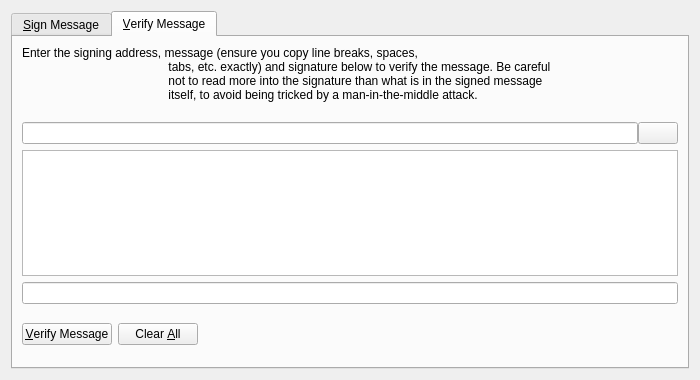
<?xml version="1.0" encoding="UTF-8"?>
<ui version="4.0">
    <class>SignVerifyMessageDialog</class>
    <widget class="QDialog" name="SignVerifyMessageDialog">
        <property name="geometry">
            <rect>
                <x>0</x>
                <y>0</y>
                <width>700</width>
                <height>380</height>
            </rect>
        </property>
        <property name="windowTitle">
            <string>Signatures - Sign / Verify a Message</string>
        </property>
        <property name="modal">
            <bool>true</bool>
        </property>
        <layout class="QVBoxLayout" name="verticalLayout">
            <item>
                <widget class="QTabWidget" name="tabWidget">
                    <property name="currentIndex">
                        <number>1</number>
                    </property>
                    <widget class="QWidget" name="tabSignMessage">
                        <attribute name="title">
                            <string>&amp;Sign Message</string>
                        </attribute>
                        <layout class="QVBoxLayout" name="verticalLayout_SM">
                            <item>
                                <widget class="QLabel" name="infoLabel_SM">
                                    <property name="text">
                                        <string>You can sign messages with your addresses to prove you own them. Be
                                            careful not to sign anything vague, as phishing attacks may try to trick you
                                            into signing your identity over to them. Only sign fully-detailed statements
                                            you agree to.
                                        </string>
                                    </property>
                                    <property name="textFormat">
                                        <enum>Qt::PlainText</enum>
                                    </property>
                                    <property name="wordWrap">
                                        <bool>true</bool>
                                    </property>
                                </widget>
                            </item>
                            <item>
                                <layout class="QHBoxLayout" name="horizontalLayout_1_SM">
                                    <property name="spacing">
                                        <number>0</number>
                                    </property>
                                    <item>
                                        <widget class="QValidatedLineEdit" name="addressIn_SM">
                                            <property name="toolTip">
                                                <string>The address to sign the message with (e.g.
                                                    HG6jDsuUnmmKEiNjVbRmG5vRpMvzUycoaR)
                                                </string>
                                            </property>
                                            <property name="maxLength">
                                                <number>34</number>
                                            </property>
                                        </widget>
                                    </item>
                                    <item>
                                        <widget class="QPushButton" name="addressBookButton_SM">
                                            <property name="toolTip">
                                                <string>Choose an address from the address book</string>
                                            </property>
                                            <property name="text">
                                                <string/>
                                            </property>
                                            <property name="icon">
                                                <iconset resource="../bitcoin.qrc">
                                                    <normaloff>:/icons/address-book</normaloff>:/icons/address-book
                                                </iconset>
                                            </property>
                                            <property name="shortcut">
                                                <string>Alt+A</string>
                                            </property>
                                            <property name="autoDefault">
                                                <bool>false</bool>
                                            </property>
                                        </widget>
                                    </item>
                                    <item>
                                        <widget class="QPushButton" name="pasteButton_SM">
                                            <property name="toolTip">
                                                <string>Paste address from clipboard</string>
                                            </property>
                                            <property name="text">
                                                <string/>
                                            </property>
                                            <property name="icon">
                                                <iconset resource="../bitcoin.qrc">
                                                    <normaloff>:/icons/editpaste</normaloff>:/icons/editpaste
                                                </iconset>
                                            </property>
                                            <property name="shortcut">
                                                <string>Alt+P</string>
                                            </property>
                                            <property name="autoDefault">
                                                <bool>false</bool>
                                            </property>
                                        </widget>
                                    </item>
                                </layout>
                            </item>
                            <item>
                                <widget class="QPlainTextEdit" name="messageIn_SM">
                                    <property name="toolTip">
                                        <string>Enter the message you want to sign here</string>
                                    </property>
                                </widget>
                            </item>
                            <item>
                                <layout class="QHBoxLayout" name="horizontalLayout_2_SM">
                                    <property name="spacing">
                                        <number>0</number>
                                    </property>
                                    <item>
                                        <widget class="QLineEdit" name="signatureOut_SM">
                                            <property name="font">
                                                <font>
                                                    <italic>true</italic>
                                                </font>
                                            </property>
                                            <property name="readOnly">
                                                <bool>true</bool>
                                            </property>
                                        </widget>
                                    </item>
                                    <item>
                                        <widget class="QPushButton" name="copySignatureButton_SM">
                                            <property name="toolTip">
                                                <string>Copy the current signature to the system clipboard</string>
                                            </property>
                                            <property name="text">
                                                <string/>
                                            </property>
                                            <property name="icon">
                                                <iconset resource="../bitcoin.qrc">
                                                    <normaloff>:/icons/editcopy</normaloff>:/icons/editcopy
                                                </iconset>
                                            </property>
                                            <property name="autoDefault">
                                                <bool>false</bool>
                                            </property>
                                        </widget>
                                    </item>
                                </layout>
                            </item>
                            <item>
                                <layout class="QHBoxLayout" name="horizontalLayout_3_SM">
                                    <item>
                                        <widget class="QPushButton" name="signMessageButton_SM">
                                            <property name="toolTip">
                                                <string>Sign the message to prove you own this GiveCoin address</string>
                                            </property>
                                            <property name="text">
                                                <string>&amp;Sign Message</string>
                                            </property>
                                            <property name="icon">
                                                <iconset resource="../bitcoin.qrc">
                                                    <normaloff>:/icons/edit</normaloff>:/icons/edit
                                                </iconset>
                                            </property>
                                            <property name="autoDefault">
                                                <bool>false</bool>
                                            </property>
                                        </widget>
                                    </item>
                                    <item>
                                        <widget class="QPushButton" name="clearButton_SM">
                                            <property name="toolTip">
                                                <string>Reset all sign message fields</string>
                                            </property>
                                            <property name="text">
                                                <string>Clear &amp;All</string>
                                            </property>
                                            <property name="icon">
                                                <iconset resource="../bitcoin.qrc">
                                                    <normaloff>:/icons/remove</normaloff>:/icons/remove
                                                </iconset>
                                            </property>
                                            <property name="autoDefault">
                                                <bool>false</bool>
                                            </property>
                                        </widget>
                                    </item>
                                    <item>
                                        <spacer name="horizontalSpacer_1_SM">
                                            <property name="orientation">
                                                <enum>Qt::Horizontal</enum>
                                            </property>
                                            <property name="sizeHint" stdset="0">
                                                <size>
                                                    <width>40</width>
                                                    <height>48</height>
                                                </size>
                                            </property>
                                        </spacer>
                                    </item>
                                    <item>
                                        <widget class="QLabel" name="statusLabel_SM">
                                            <property name="font">
                                                <font>
                                                    <weight>75</weight>
                                                    <bold>true</bold>
                                                </font>
                                            </property>
                                            <property name="text">
                                                <string/>
                                            </property>
                                            <property name="wordWrap">
                                                <bool>true</bool>
                                            </property>
                                        </widget>
                                    </item>
                                    <item>
                                        <spacer name="horizontalSpacer_2_SM">
                                            <property name="orientation">
                                                <enum>Qt::Horizontal</enum>
                                            </property>
                                            <property name="sizeHint" stdset="0">
                                                <size>
                                                    <width>40</width>
                                                    <height>48</height>
                                                </size>
                                            </property>
                                        </spacer>
                                    </item>
                                </layout>
                            </item>
                        </layout>
                    </widget>
                    <widget class="QWidget" name="tabVerifyMessage">
                        <attribute name="title">
                            <string>&amp;Verify Message</string>
                        </attribute>
                        <layout class="QVBoxLayout" name="verticalLayout_VM">
                            <item>
                                <widget class="QLabel" name="infoLabel_VM">
                                    <property name="text">
                                        <string>Enter the signing address, message (ensure you copy line breaks, spaces,
                                            tabs, etc. exactly) and signature below to verify the message. Be careful
                                            not to read more into the signature than what is in the signed message
                                            itself, to avoid being tricked by a man-in-the-middle attack.
                                        </string>
                                    </property>
                                    <property name="textFormat">
                                        <enum>Qt::PlainText</enum>
                                    </property>
                                    <property name="alignment">
                                        <set>Qt::AlignLeading|Qt::AlignLeft|Qt::AlignTop</set>
                                    </property>
                                    <property name="wordWrap">
                                        <bool>true</bool>
                                    </property>
                                </widget>
                            </item>
                            <item>
                                <layout class="QHBoxLayout" name="horizontalLayout_1_VM">
                                    <property name="spacing">
                                        <number>0</number>
                                    </property>
                                    <item>
                                        <widget class="QValidatedLineEdit" name="addressIn_VM">
                                            <property name="toolTip">
                                                <string>The address the message was signed with (e.g.
                                                    HG6jDsuUnmmKEiNjVbRmG5vRpMvzUycoaR)
                                                </string>
                                            </property>
                                            <property name="maxLength">
                                                <number>34</number>
                                            </property>
                                        </widget>
                                    </item>
                                    <item>
                                        <widget class="QPushButton" name="addressBookButton_VM">
                                            <property name="toolTip">
                                                <string>Choose an address from the address book</string>
                                            </property>
                                            <property name="text">
                                                <string/>
                                            </property>
                                            <property name="icon">
                                                <iconset resource="../bitcoin.qrc">
                                                    <normaloff>:/icons/address-book</normaloff>:/icons/address-book
                                                </iconset>
                                            </property>
                                            <property name="shortcut">
                                                <string>Alt+A</string>
                                            </property>
                                            <property name="autoDefault">
                                                <bool>false</bool>
                                            </property>
                                        </widget>
                                    </item>
                                </layout>
                            </item>
                            <item>
                                <widget class="QPlainTextEdit" name="messageIn_VM"/>
                            </item>
                            <item>
                                <widget class="QValidatedLineEdit" name="signatureIn_VM"/>
                            </item>
                            <item>
                                <layout class="QHBoxLayout" name="horizontalLayout_2_VM">
                                    <item>
                                        <widget class="QPushButton" name="verifyMessageButton_VM">
                                            <property name="toolTip">
                                                <string>Verify the message to ensure it was signed with the specified
                                                    GiveCoin address
                                                </string>
                                            </property>
                                            <property name="text">
                                                <string>&amp;Verify Message</string>
                                            </property>
                                            <property name="icon">
                                                <iconset resource="../bitcoin.qrc">
                                                    <normaloff>:/icons/transaction_0</normaloff>:/icons/transaction_0
                                                </iconset>
                                            </property>
                                            <property name="autoDefault">
                                                <bool>false</bool>
                                            </property>
                                        </widget>
                                    </item>
                                    <item>
                                        <widget class="QPushButton" name="clearButton_VM">
                                            <property name="toolTip">
                                                <string>Reset all verify message fields</string>
                                            </property>
                                            <property name="text">
                                                <string>Clear &amp;All</string>
                                            </property>
                                            <property name="icon">
                                                <iconset resource="../bitcoin.qrc">
                                                    <normaloff>:/icons/remove</normaloff>:/icons/remove
                                                </iconset>
                                            </property>
                                            <property name="autoDefault">
                                                <bool>false</bool>
                                            </property>
                                        </widget>
                                    </item>
                                    <item>
                                        <spacer name="horizontalSpacer_1_VM">
                                            <property name="orientation">
                                                <enum>Qt::Horizontal</enum>
                                            </property>
                                            <property name="sizeHint" stdset="0">
                                                <size>
                                                    <width>40</width>
                                                    <height>48</height>
                                                </size>
                                            </property>
                                        </spacer>
                                    </item>
                                    <item>
                                        <widget class="QLabel" name="statusLabel_VM">
                                            <property name="font">
                                                <font>
                                                    <weight>75</weight>
                                                    <bold>true</bold>
                                                </font>
                                            </property>
                                            <property name="text">
                                                <string/>
                                            </property>
                                            <property name="wordWrap">
                                                <bool>true</bool>
                                            </property>
                                        </widget>
                                    </item>
                                    <item>
                                        <spacer name="horizontalSpacer_2_VM">
                                            <property name="orientation">
                                                <enum>Qt::Horizontal</enum>
                                            </property>
                                            <property name="sizeHint" stdset="0">
                                                <size>
                                                    <width>40</width>
                                                    <height>48</height>
                                                </size>
                                            </property>
                                        </spacer>
                                    </item>
                                </layout>
                            </item>
                        </layout>
                    </widget>
                </widget>
            </item>
        </layout>
    </widget>
    <customwidgets>
        <customwidget>
            <class>QValidatedLineEdit</class>
            <extends>QLineEdit</extends>
            <header>qvalidatedlineedit.h</header>
        </customwidget>
    </customwidgets>
    <resources>
        <include location="../bitcoin.qrc"/>
    </resources>
    <connections/>
</ui>
